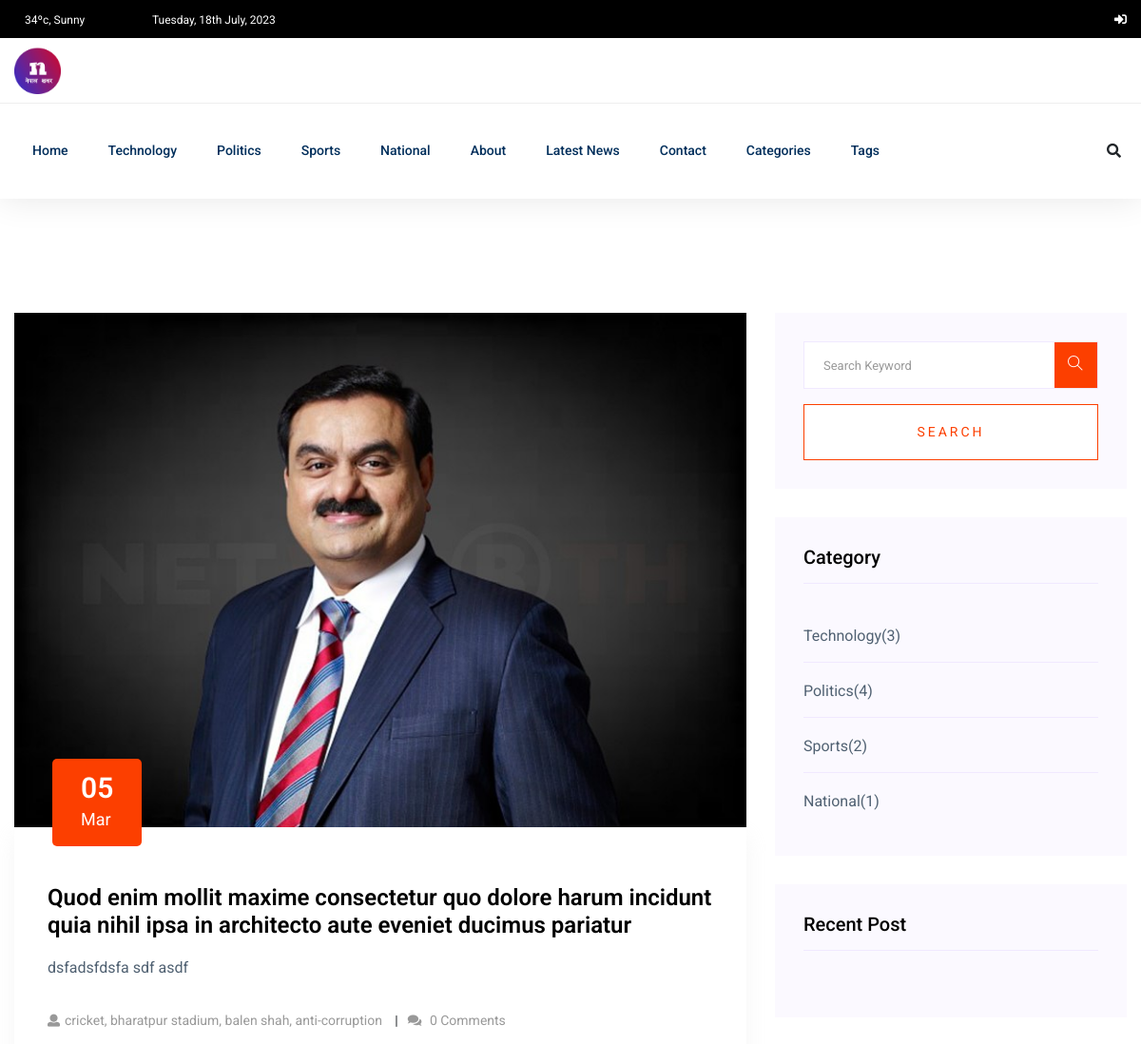
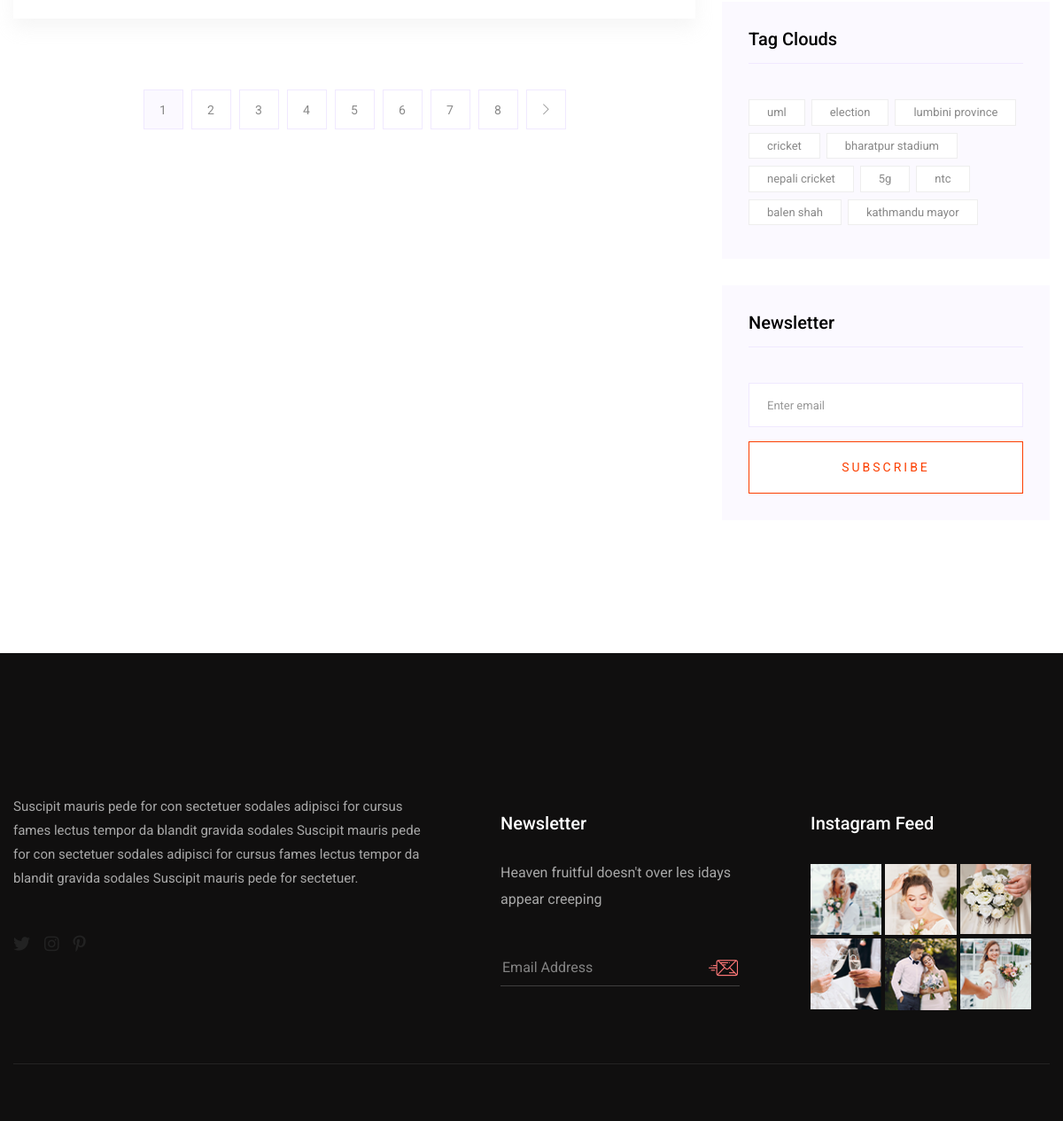
Page /post-list on the committed database (2 pictures, top to bottom).
### newspaper_app/models.py (models this page shows, shortened)
class TimeStampModel(models.Model):
    created_at = models.DateTimeField(auto_now_add=True)
    updated_at = models.DateTimeField(auto_now=True)
    class Meta:
        abstract = True  # do not create table for this model

class Category(TimeStampModel):
    name = models.CharField(max_length=20)
    def __str__(self):
        return self.name

class Post(TimeStampModel):
    STATUS_CHOICES = [
        ("active", "Active"),
        ("in_active", "Inactive"),
    ]
    title = models.CharField(max_length=250)
    content = models.TextField()
    featured_image = models.ImageField(upload_to="post_images/%Y/%m/%d", blank=False)
    author = models.ForeignKey("auth.User", on_delete=models.CASCADE)
    published_at = models.DateTimeField(null=True, blank=True)
    status = models.CharField(max_length=20, choices=STATUS_CHOICES, default="active")
    views_count = models.PositiveBigIntegerField(default=0)
    category = models.ForeignKey(Category, on_delete=models.CASCADE)
    tag = models.ManyToManyField(Tag)
    @property
    def latest_comments(self):
        comments = Comment.objects.filter(post=self).order_by("-created_at")
        return comments

class Tag(TimeStampModel):
    name = models.CharField(max_length=20)
    def __str__(self):
        return self.name

### newspaper_app/views.py (the view)
class PostListView(ListView):
    model = Post
    template_name = "aznews/list.html"
    context_object_name = "posts"
    queryset = Post.objects.filter(
        status="active", published_at__isnull=False
    ).order_by("-published_at")
    paginate_by = 1

### templates/aznews/list.html
{% extends "aznews/base.html" %}
{% block content %}
  <section class="blog_area section-padding">
    <div class="container">
      <div class="row">
        <div class="col-lg-8 mb-5 mb-lg-0">
          <div class="blog_left_sidebar">
            {% for post in posts %}
              <article class="blog_item">
                <div class="blog_item_img">
                  <img class="card-img rounded-0"
                       src="{{ post.featured_image.url }}"
                       alt="{{ post.title }}">
                  <a href="#" class="blog_item_date">
                    <h3>{{ post.published_at|date:"d" }}</h3>
                    <p>{{ post.published_at|date:"M" }}</p>
                  </a>
                </div>
                <div class="blog_details">
                  <a class="d-inline-block" href="{% url 'post-detail' post.pk %}">
                    <h2>{{ post.title }}</h2>
                  </a>
                  <p>{{ post.content|truncatechars:200 }}</p>
                  <ul class="blog-info-link">
                    <li>
                      <a href="#"><i class="fa fa-user"></i>{{ post.tag.all|join:", " }}</a>
                    </li>
                    <li>
                      <a href="#"><i class="fa fa-comments"></i> {{ post.latest_comments.count }} Comments</a>
                    </li>
                  </ul>
                </div>
              </article>
            {% endfor %}
            {% include "aznews/pagination.html" %}
          </div>
        </div>
        <div class="col-lg-4">
          <div class="blog_right_sidebar">
            {% include "aznews/main/detail/right/search.html" %}
            {% include "aznews/main/detail/right/category.html" %}
            {% include "aznews/main/detail/right/popular.html" %}
            {% include "aznews/main/detail/right/tag.html" %}
            {% include "aznews/main/detail/right/newsletter.html" %}
          </div>
        </div>
      </div>
    </div>
  </section>
{% endblock content %}

### templates/aznews/base.html (shortened to what this page needs)
{% load static %}
<!doctype html>
<html class="no-js" lang="zxx">
  <head>
    <link rel="stylesheet" href="{% static 'assets/css/bootstrap.min.css' %}">
    <link rel="stylesheet"
          href="{% static 'assets/css/owl.carousel.min.css' %}">
    <link rel="stylesheet" href="{% static 'assets/css/ticker-style.css' %}">
    <link rel="stylesheet" href="{% static 'assets/css/flaticon.css' %}">
    <link rel="stylesheet" href="{% static 'assets/css/slicknav.css' %}">
    <link rel="stylesheet" href="{% static 'assets/css/animate.min.css' %}">
    <link rel="stylesheet" href="{% static 'assets/css/magnific-popup.css' %}">
    <link rel="stylesheet"
          href="{% static 'assets/css/fontawesome-all.min.css' %}">
    <link rel="stylesheet" href="{% static 'assets/css/themify-icons.css' %}">
    <link rel="stylesheet" href="{% static 'assets/css/slick.css' %}">
    <link rel="stylesheet" href="{% static 'assets/css/nice-select.css' %}">
    <link rel="stylesheet" href="{% static 'assets/css/style.css' %}">
  </head>
  <body>
    {% include "aznews/header/header.html" %}
    {% block content %}
    {% endblock content %}
    {% include "aznews/footer/footer.html" %}
  </body>
</html>

### templates/aznews/header/header.html (shortened to what this page needs)
{% load static %}
<header>
  <div class="header-area">
    <div class="main-header ">
      <div class="header-top black-bg d-none d-md-block">
        <div class="container">
          <div class="col-xl-12">
            <div class="row d-flex justify-content-between align-items-center">
              <div class="header-info-left">
                <ul>
                  <li>
                    34ºc, Sunny
                  </li>
                  <li>
                    {% now "l, jS F, Y" %}
                  </li>
                </ul>
              </div>
              <div class="header-info-right">
                <ul class="header-social">
                  {% if user.is_authenticated %}
                    <li>
                      <a href="{% url 'tag-list' %}"><i class="fas fa-tag"></i></a>
                    </li>
                    <li>
                      <a href="{% url 'category-list' %}"><i class="fas fa-newspaper"></i></a>
                    </li>
                    <li>
                      <a href="{% url 'post-create' %}"><i class="fas fa-plus"></i></a>
                    </li>
                    <li>
                      <a href="{% url 'draft-list' %}"><i class="fas fa-tasks"></i></a>
                    </li>
                    <li>
                      <a href="{% url 'logout' %}"><i class="fas fa-sign-out-alt"></i></a>
                    </li>
                  {% else %}
                    <li>
                      <a href="{% url 'login' %}"><i class="fas fa-sign-in-alt"></i></a>
                    </li>
                  {% endif %}
                </ul>
              </div>
            </div>
          </div>
        </div>
      </div>
      <div class="header-mid d-none d-md-block">
        <div class="container">
          <div class="row d-flex align-items-center">
            <div class="col-xl-3 col-lg-3 col-md-3">
              <div class="logo">
                <a href="/">
                  <img src="{% static 'assets/img/logo/nepal.png' %}" alt="">
                </a>
              </div>
            </div>
          </div>
        </div>
      </div>
      <div class="header-bottom header-sticky">
        <div class="container">
          <div class="row align-items-center">
            <div class="col-xl-10 col-lg-10 col-md-12 header-flex">
              <div class="main-menu d-none d-md-block">
                <nav>
                  <ul id="navigation">
                    <li>
                      <a href="/">Home</a>
                    </li>
                    {% for top_category in top_categories %}
                      <li>
                        <a href="{% url 'post-by-category' top_category.pk %}">{{ top_category.name }}</a>
                      </li>
                    {% endfor %}
                    <li>
                      <a href="{% url 'about' %}">About</a>
                    </li>
                    <li>
                      <a href="{% url 'post-list' %}">Latest News</a>
                    </li>
                    <li>
                      <a href="{% url 'contact' %}">Contact</a>
                    </li>
                    <li>
                      <a href="#">Categories</a>
                    </li>
                    <li>
                      <a href="#">Tags</a>
                    </li>
                  </ul>
                </nav>
              </div>
            </div>
            <div class="col-xl-2 col-lg-2 col-md-4">
              <div class="header-right-btn f-right d-none d-lg-block">
                <i class="fas fa-search special-tag"></i>
              </div>
            </div>
            <div class="col-12">
            </div>
          </div>
        </div>
      </div>
    </div>
  </div>
</header>

### templates/aznews/pagination.html (shortened to what this page needs)
{% if is_paginated or page_obj.has_other_pages %}
  <nav class="blog-pagination justify-content-center d-flex">
    <ul class="pagination">
      {% for i in page_obj.paginator.page_range %}
        <li class="page-item {% if i == page_obj.number %} active{% endif %}">
          <a href="?page={{ i }}" class="page-link pagination_number">{{ i }}</a>
        </li>
      {% endfor %}
      {% if page_obj.has_next %}
        <li class="page-item">
          <a href="?page={{ page_obj.next_page_number }}"
             class="page-link pagination_number"
             aria-label="Next">
            <i class="ti-angle-right"></i>
          </a>
        </li>
      {% endif %}
    </ul>
  </nav>
{% endif %}

### templates/aznews/main/detail/right/search.html
<aside class="single_sidebar_widget search_widget">
  <form action="{% url 'post-search' %}" method="get">
    <div class="form-group">
      <div class="input-group mb-3">
        <input type="text"
               class="form-control"
               name="query"
               value="{{ query }}"
               placeholder='Search Keyword'
               onfocus="this.placeholder = ''"
               onblur="this.placeholder = 'Search Keyword'">
        <div class="input-group-append">
          <button class="btns" type="button">
            <i class="ti-search"></i>
          </button>
        </div>
      </div>
    </div>
    <button class="button rounded-0 primary-bg text-white w-100 btn_1 boxed-btn"
            type="submit">Search</button>
  </form>
</aside>

### templates/aznews/main/detail/right/category.html
<aside class="single_sidebar_widget post_category_widget">
  <h4 class="widget_title">Category</h4>
  <ul class="list cat-list">
    {% for top_category in whats_new_categories %}
      <li>
        <a href="#" class="d-flex">
          <p>{{ top_category.name|title }}</p>
          <p>({{ top_category.post_set.count }})</p>
        </a>
      </li>
    {% endfor %}
  </ul>
</aside>

### templates/aznews/main/detail/right/popular.html (shortened to what this page needs)
<aside class="single_sidebar_widget popular_post_widget">
  <h3 class="widget_title">Recent Post</h3>
</aside>

### templates/aznews/main/detail/right/tag.html
<aside class="single_sidebar_widget tag_cloud_widget">
  <h4 class="widget_title">Tag Clouds</h4>
  <ul class="list">
    {% for tag in tags %}
      <li>
        <a href="#">{{ tag.name }}</a>
      </li>
    {% endfor %}
  </ul>
</aside>

### templates/aznews/main/detail/right/newsletter.html (shortened to what this page needs)
<aside class="single_sidebar_widget newsletter_widget">
  <h4 class="widget_title">Newsletter</h4>
  <form action="" method="post" id="newsletter_side_form">
    <div class="form-group">
      <input type="email"
             name="email"
             class="form-control"
             onfocus="this.placeholder = ''"
             onblur="this.placeholder = 'Enter email'"
             placeholder='Enter email'
             required>
    </div>
    <button class="button rounded-0 primary-bg text-white w-100 btn_1 boxed-btn"
            type="submit">Subscribe</button>
  </form>
</aside>

### templates/aznews/footer/footer.html (shortened to what this page needs)
{% load static %}
<footer>
  <div class="footer-area footer-padding fix">
    <div class="container">
      <div class="row d-flex justify-content-between">
        <div class="col-xl-5 col-lg-5 col-md-7 col-sm-12">
          <div class="single-footer-caption">
            <div class="single-footer-caption">
              <div class="footer-tittle">
                <div class="footer-pera">
                  <p>
                    Suscipit mauris pede for con sectetuer sodales adipisci for cursus fames lectus tempor da blandit gravida sodales  Suscipit mauris pede for con sectetuer sodales adipisci for cursus fames lectus tempor da blandit gravida sodales  Suscipit mauris pede for sectetuer.
                  </p>
                </div>
              </div>
              <div class="footer-social">
                <a href="#"><i class="fab fa-twitter"></i></a>
                <a href="#"><i class="fab fa-instagram"></i></a>
                <a href="#"><i class="fab fa-pinterest-p"></i></a>
              </div>
            </div>
          </div>
        </div>
        <div class="col-xl-3 col-lg-3 col-md-4  col-sm-6">
          <div class="single-footer-caption mt-60">
            <div class="footer-tittle">
              <h4>Newsletter</h4>
              <p>Heaven fruitful doesn't over les idays appear creeping</p>
              <div class="footer-form">
                <div id="mc_embed_signup">
                  <form action=""
                        method="post"
                        class="subscribe_form relative mail_part"
                        id="newsletter_bottom_form">
                    <input type="email"
                           name="email"
                           id="newsletter-form-email"
                           placeholder="Email Address"
                           class="placeholder hide-on-focus"
                           onfocus="this.placeholder = ''"
                           onblur="this.placeholder = ' Email Address '">
                    <div class="form-icon">
                      <button type="submit"
                              name="submit"
                              id="newsletter-submit"
                              class="email_icon newsletter-submit button-contactForm">
                        <img src="{% static 'assets/img/logo/form-iocn.png' %}" alt="">
                      </button>
                    </div>
                  </form>
                </div>
              </div>
            </div>
          </div>
        </div>
        <div class="col-xl-3 col-lg-3 col-md-5 col-sm-6">
          <div class="single-footer-caption mb-50 mt-60">
            <div class="footer-tittle">
              <h4>Instagram Feed</h4>
            </div>
            <div class="instagram-gellay">
              <ul class="insta-feed">
                <li>
                  <a href="#">
                    <img src="{% static 'assets/img/post/instra1.jpg' %}" alt="">
                  </a>
                </li>
                <li>
                  <a href="#">
                    <img src="{% static 'assets/img/post/instra2.jpg' %}" alt="">
                  </a>
                </li>
                <li>
                  <a href="#">
                    <img src="{% static 'assets/img/post/instra3.jpg' %}" alt="">
                  </a>
                </li>
                <li>
                  <a href="#">
                    <img src="{% static 'assets/img/post/instra4.jpg' %}" alt="">
                  </a>
                </li>
                <li>
                  <a href="#">
                    <img src="{% static 'assets/img/post/instra5.jpg' %}" alt="">
                  </a>
                </li>
                <li>
                  <a href="#">
                    <img src="{% static 'assets/img/post/instra6.jpg' %}" alt="">
                  </a>
                </li>
              </ul>
            </div>
          </div>
        </div>
      </div>
    </div>
  </div>
  <div class="footer-bottom-area">
    <div class="container">
      <div class="footer-border">
        <div class="row d-flex align-items-center justify-content-between">
          <div class="col-lg-6">
          </div>
        </div>
      </div>
    </div>
  </div>
</footer>

### rows in the picture
Category: name "Technology", post_set.count "3"
Category: name "Politics", post_set.count "4"
Category: name "Sports", post_set.count "2"
Category: name "National", post_set.count "1"
Post: featured_image (picture), published_at "05", published_at "Mar", title "Quod enim mollit maxime consectetur quo dolore harum incidunt quia nihil ipsa in architecto aute eveniet ducimus pariatur", content "dsfadsfdsfa sdf asdf", tag.all "cricket, bharatpur stadium, balen shah, anti-corruption", latest_comments.count "0"
Tag: name "uml"
Tag: name "election"
Tag: name "lumbini province"
Tag: name "cricket"
Tag: name "bharatpur stadium"
Tag: name "nepali cricket"
Tag: name "5g"
Tag: name "ntc"
Tag: name "balen shah"
Tag: name "kathmandu mayor"

### other values in the picture
{{ i }} "1" "2" "3" "4" "5" "6" "7" "8"
